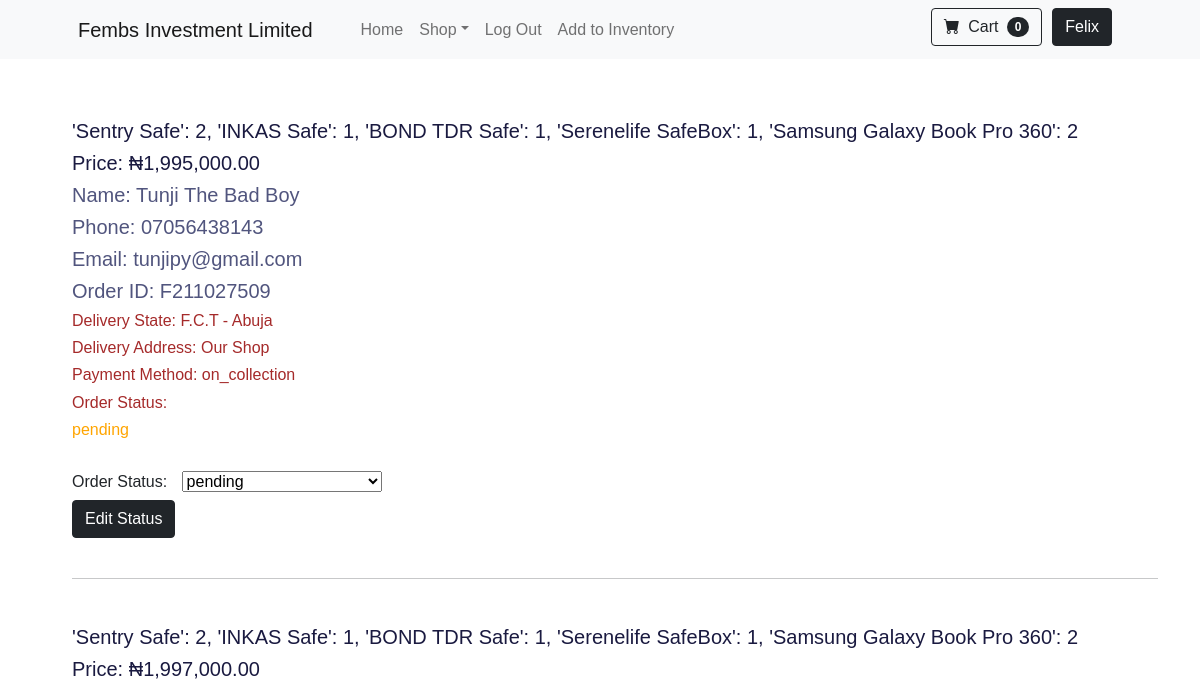
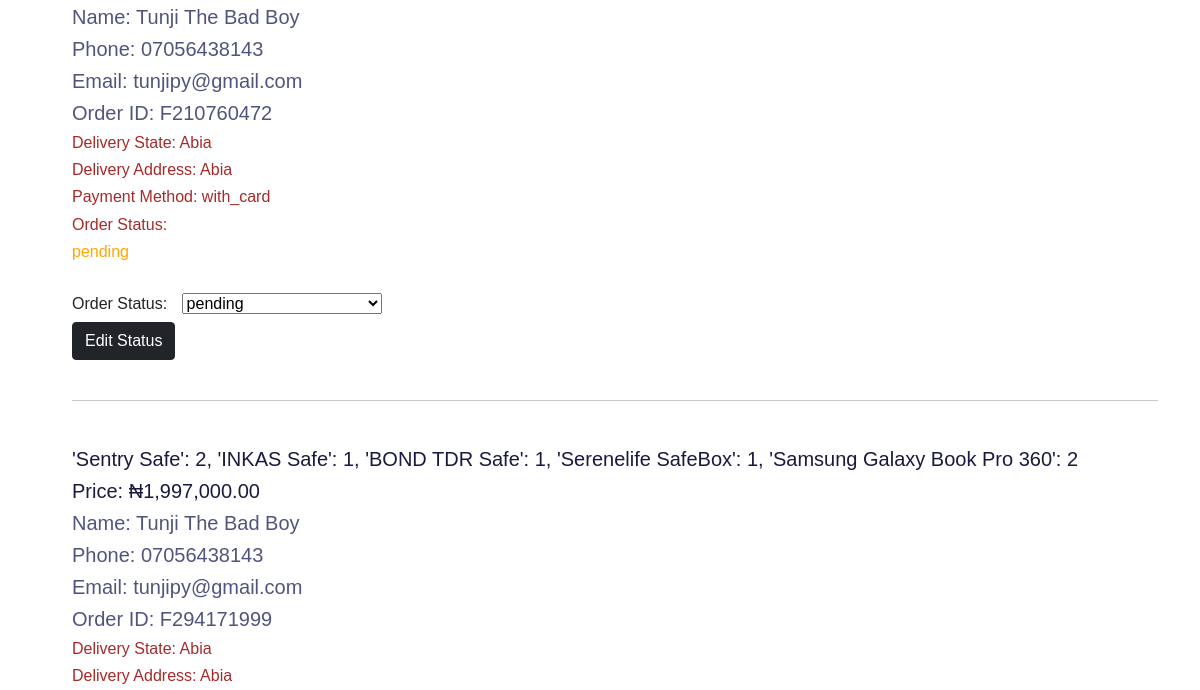
Page /all-orders (signed in, upper part) on the earlier database version (2 pictures, top to bottom).
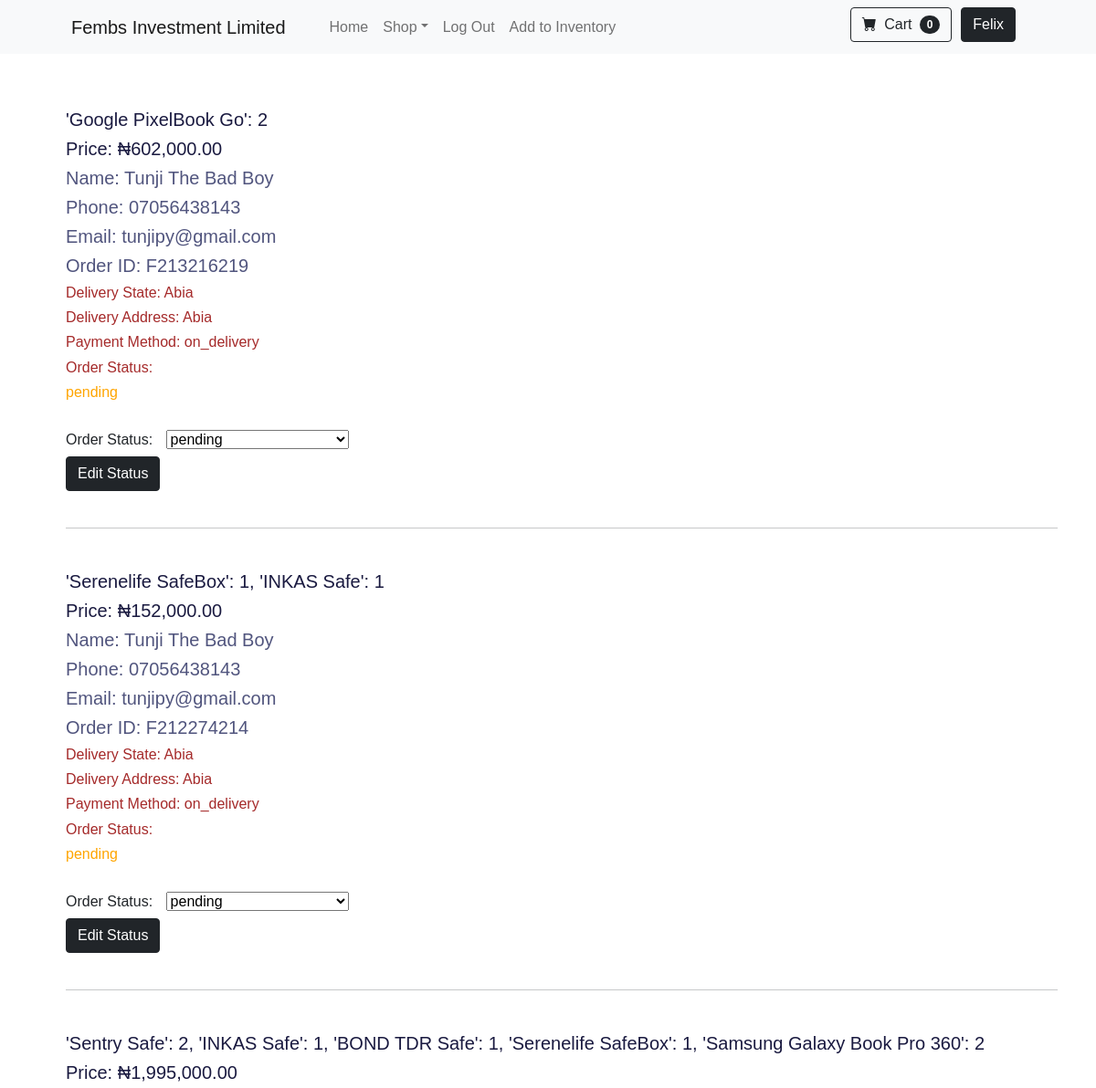
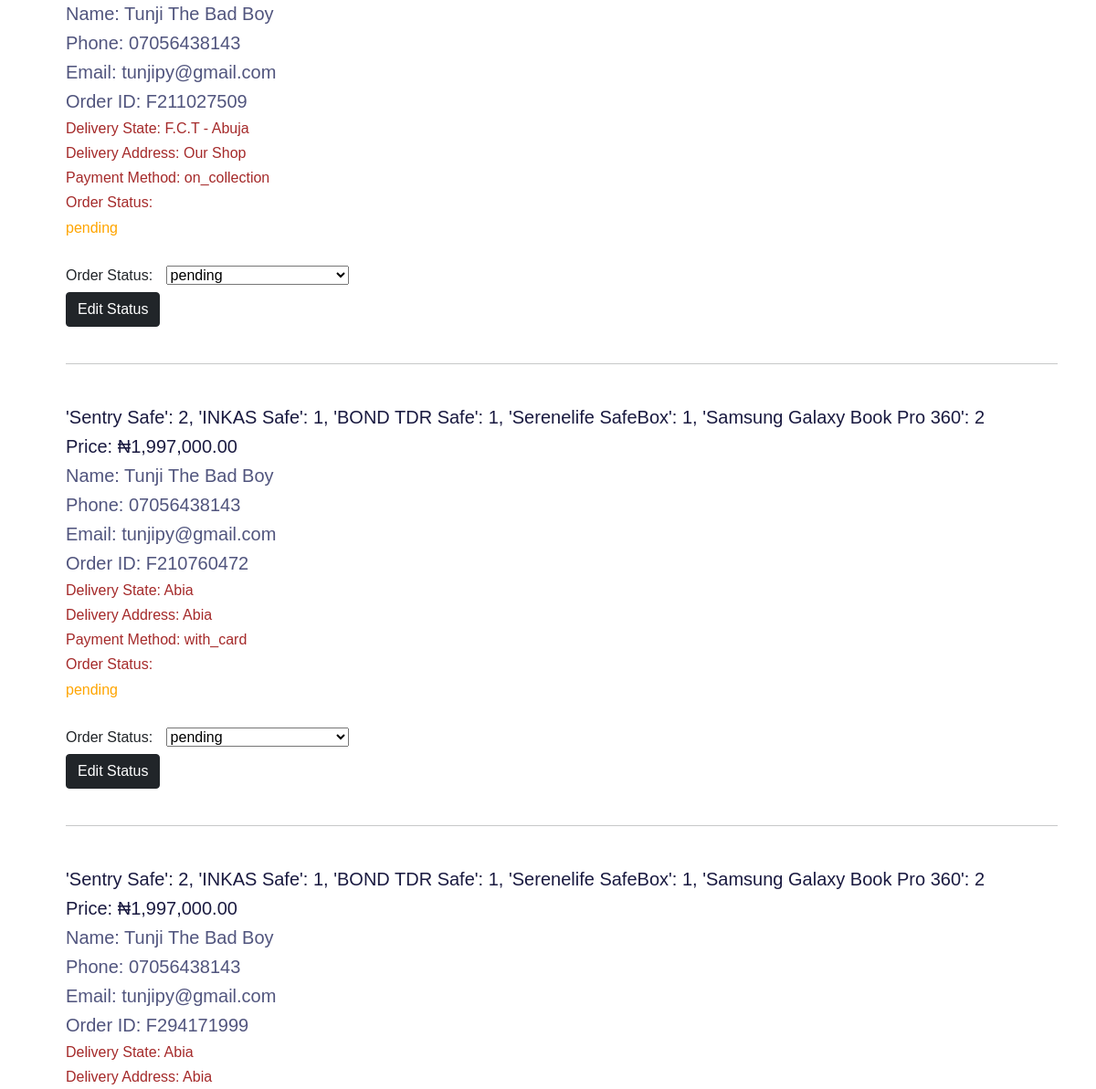
Same page on the later database version (2 pictures, top to bottom).
### application.py (models this page shows)
class Orders(Base):
    __tablename__ = "order"
    id = Column(Integer, primary_key=True)
    user_order = Column(Text, nullable=False)
    payment_method = Column(String(250), nullable=False)
    order_status = Column(String(20), nullable=False)
    state = Column(String(20), nullable=False)
    address = Column(Text, nullable=False)
    total_cost = Column(Float, nullable=False)
    order_id = Column(String(20))
    buyer_id = Column(Integer, ForeignKey("user.id"))
    buyer = relationship("User", back_populates='order')

class User(Base, UserMixin):
    __tablename__ = "user"
    id = Column(Integer, primary_key=True)
    email = Column(String(250), nullable=False, unique=True)
    firstname = Column(String(250), nullable=False)
    lastname = Column(String(250), nullable=False)
    password = Column(String(250), nullable=False)
    phone = Column(String(11), nullable=False, unique=True)
    state = Column(String(50))
    address = Column(Text)
    items = relationship("Catalog", back_populates='seller')
    cart = relationship("CartItems", back_populates='buyer')
    order = relationship("Orders", back_populates='buyer')

### application.py (the view)
@application.route("/all-orders")
@admin_only
def view_all_orders():
    with Session(engine) as session:
        all_orders = session.query(Orders).order_by(desc(Orders.id)).all()
        if current_user.is_authenticated:
            cart_items = number_of_cart_items(current_user.id)
        else:
            cart_items = None
        return render_template("view-all-orders.html", orders=all_orders, current_user=current_user,
                               logged_in=current_user.is_authenticated, no_of_cart_items=cart_items)

### application.py (called while the page is built)
@login_manager.user_loader
def load_user(user_id):
    with Session(engine) as session:
        return session.query(User).get(user_id)

def admin_only(f):
    @wraps(f)
    def decorated_function(*args, **kwargs):
        if current_user.id != 1:
            return abort(403)
        return f(*args, **kwargs)
    return decorated_function

def number_of_cart_items(user_id):
    with Session(engine) as session:
        cart_rows = session.query(CartItems).filter_by(buyer_id=user_id).count()
        return cart_rows

### templates/view-all-orders.html (shortened to what this page needs)
{% include "header.html" %}
{% import "bootstrap/wtf.html" as wtf %}
{% block content %}
    <div class="container view-orders-page">
        {% if not orders: %}
            <div class="empty-order-page">
                <h1 class="empty-order">You Have No Orders Yet.</h1>
            </div>
        {% else: %}
            {% for order in orders %}
            <div class="order-page-item">
                <div class="order-details">
                    <h5 style="color:#1A1A40">{{ order.user_order }}</h5>
                    <h5 style="color:#1A1A40">Price: ₦{{ "{:,.2f}".format(order.total_cost) }}</h5>
                    <h5 style="color:#51557E">Name: {{ order.buyer.firstname }} {{ order.buyer.lastname }}</h5>
                    <h5 style="color:#51557E">Phone: {{ order.buyer.phone }}</h5>
                    <h5 style="color:#51557E">Email: {{ order.buyer.email }}</h5>
                    <h5 style="color:#51557E">Order ID: {{ order.order_id }}</h5>
                    <h6 style="color:brown">Delivery State: {{ order.state }}</h6>
                    <h6 style="color:brown">Delivery Address: {{ order.address }}</h6>
                    <h6 style="color:brown">Payment Method: {{ order.payment_method }}</h6>
                    <h6 style="color:brown">Order Status: </h6>
                    {% if order.order_status == "pending": %}
                        <h6 style="color:orange">{{ order.order_status }}</h6>
                    {% elif order.order_status == "cancelled": %}
                        <h6 style="color:red">{{ order.order_status }}</h6>
                    {% elif order.order_status == "confirmed": %}
                        <h6 style="color:blue">{{ order.order_status }}</h6>
                    {% elif order.order_status == "in transit" or order.order_status == "ready for pickup": %}
                        <h6 style="color:grey">{{ order.order_status }}</h6>
                    {% elif order.order_status == "delivered": %}
                        <h6 style="color:green">{{ order.order_status }}</h6>
                    {% else: %}
                        <h6 style="color:black">{{ order.order_status }}</h6>
                    {% endif %}
                    <br>
                    <form action="{{ url_for('edit_order_status', order_id=order.id)}}" method="post">
                    <h6>Order Status: <select class="form-group input-small" id="new-status" name="new-status" style="padding-bottom: 0px; width: 200px;">
                        <option value="pending">pending</option>
                    </select>
                    </h6>
                    <button type="submit" class="btn btn-dark">Edit Status</button>
                    </form>
                    <br>
                    <hr>
                </div>
            </div>
            {% endfor %}
        {% endif %}
    </div>
{% include "footer.html" %}
{% endblock %}

Differences in the rows shown:
added Orders: user_order "'Google PixelBook Go': 2", total_cost "602,000.00", buyer.firstname "Tunji", buyer.lastname "The Bad Boy", buyer.phone "07056438143", buyer.email "tunjipy@gmail.com", order_id "F213216219", state "Abia", address "Abia", payment_method "on_delivery", order_status "pending"
added Orders: user_order "'Serenelife SafeBox': 1, 'INKAS Safe': 1", total_cost "152,000.00", buyer.firstname "Tunji", buyer.lastname "The Bad Boy", buyer.phone "07056438143", buyer.email "tunjipy@gmail.com", order_id "F212274214", state "Abia", address "Abia", payment_method "on_delivery", order_status "pending"
